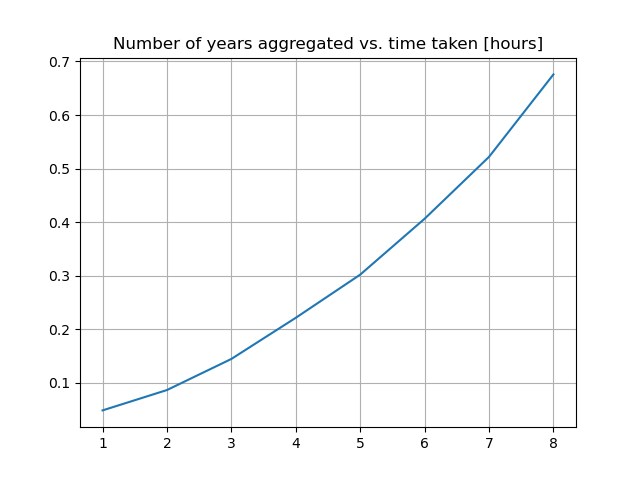

Write the Python code that produced this figure.
import matplotlib.pyplot as plt
import numpy as np

t=np.genfromtxt('./timing.txt')

plt.plot(np.arange(len(t))+1,t/(24*60))
plt.grid()
plt.title('Number of years aggregated vs. time taken [hours]')


plt.savefig('./timing.png')
plt.show()
